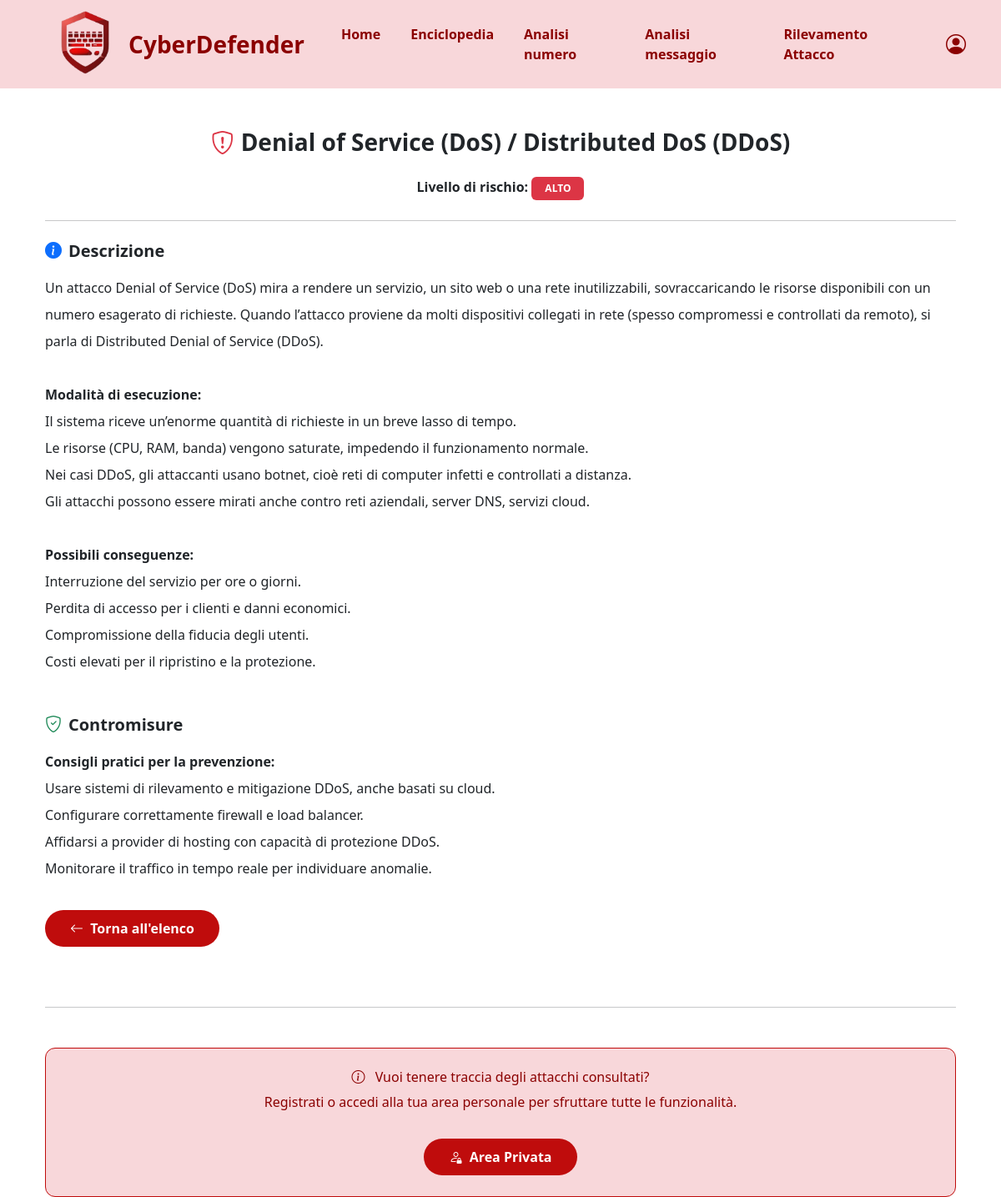
The app's page /enciclopedia_attacchi/6/ with its own data.
### enciclopedia/models.py (models this page shows)
class Attacco(models.Model):
    id = models.AutoField(primary_key=True)
    nome_attacco = models.CharField(max_length=255)
    descrizione = models.TextField()
    livello_rischio = models.CharField(
        max_length=100,
        choices=[
            ('basso', 'Basso'),
            ('medio', 'Medio'),
            ('alto', 'Alto')
        ],
        default='basso',
        null=False,
        blank=False
    )
    contromisure = models.TextField()
    enciclopediaattacchi = models.ForeignKey(EnciclopediaAttacchi, on_delete=models.CASCADE)

### enciclopedia/views.py (the view)
# urls.py: path('enciclopedia_attacchi/<int:attacco_id>/', enciclopedia_attacchi, name='enciclopedia_attacchi'),
def enciclopedia_attacchi(request, attacco_id):
    attacco = get_object_or_404(Attacco, id=attacco_id)
    def formatta_testo(testo):
        testo = testo.replace('\\n', '\n').replace('\\', '')
        from django.utils.html import escape, mark_safe
        testo = escape(testo)
        titoli = [
            "Modalità di esecuzione:",
            "Possibili conseguenze:",
            "Consigli pratici per la prevenzione:"
        ]
        for titolo in titoli:
            testo = testo.replace(titolo, f"<strong>{titolo}</strong>")
        return mark_safe(testo)
    attacco.descrizione = formatta_testo(attacco.descrizione)
    attacco.contromisure = formatta_testo(attacco.contromisure)
    utente_id = request.session.get('utente_id')
    if utente_id:
        try:
            utente = Utente.objects.get(id=utente_id)
            ConsultazioneAttacco.objects.create(
                attacco=attacco,
                utente=utente,
                ora_consultazione=timezone.now().time()
            )
            print("Consultazione salvata per utente:", utente.email)
        except Utente.DoesNotExist:
            print("Utente non trovato in sessione")
        except Exception as e:
            print("Errore salvataggio consultazione:", e)
    else:
        print("Nessun utente loggato in sessione")
    return render(request, 'enciclopedia_attacchi.html', {'attacco': attacco})

### templates/enciclopedia_attacchi.html (shortened to what this page needs)
{% extends "base.html" %}
{% load static %}
{% block content %}
<div class="container mt-5">
    <h1 class="mb-4 text-center fw-bold fs-3">
        <i class="bi bi-shield-exclamation text-danger me-2"></i>{{ attacco.nome_attacco }}
    </h1>
    <p class="text-center fs-6">
        <strong>Livello di rischio:</strong>
        {% if attacco.livello_rischio == "alto" %}
            <span class="badge bg-danger text-uppercase px-3 py-2 fs-7">{{ attacco.livello_rischio }}</span>
        {% elif attacco.livello_rischio == "medio" %}
            <span class="badge bg-warning text-dark text-uppercase px-3 py-2 fs-7">{{ attacco.livello_rischio }}</span>
        {% else %}
            <span class="badge bg-success text-uppercase px-3 py-2 fs-7">{{ attacco.livello_rischio }}</span>
        {% endif %}
    </p>
    <hr class="my-4">
    <section>
        <h3 class="mb-3 fs-5 fw-semibold">
            <i class="bi bi-info-circle-fill text-primary me-2"></i>Descrizione
        </h3>
        <p class="fs-6 lh-lg mb-4">{{ attacco.descrizione|linebreaksbr }}</p>
    </section>
    <section class="mt-5 mb-3">
        <h3 class="mb-3 fs-5 fw-semibold">
            <i class="bi bi-shield-check text-success me-2"></i>Contromisure
        </h3>
        <p class="fs-6 lh-lg mb-4">{{ attacco.contromisure|linebreaksbr }}</p>
    </section>
    <a href="{% url 'enciclopedia_indice' %}" class="btn btn-custom fs-6 mb-4">
        <i class="bi bi-arrow-left me-1"></i> Torna all'elenco
    </a>
    <hr class="my-5">
    <div class="alert mb-0 text-center fs-6" style="background-color: #f8d7da; color: #8b0000; border: 1px solid #bf0c0c; border-radius: 12px; padding: 25px;">
        <h5 class="mb-2 fs-6">
            <i class="bi bi-info-circle me-2"></i> Vuoi tenere traccia degli attacchi consultati?
        </h5>
        <p class="mb-3">Registrati o accedi alla tua area personale per sfruttare tutte le funzionalità.</p>
        <a href="/login" class="btn btn-custom fs-6 mt-3 d-inline-block mx-auto">
            <i class="bi bi-person-lock me-1"></i> Area Privata
        </a>
    </div>
</div>
{% endblock %}

### website/static/css/styles.css (style rules this page uses)
.btn-custom { background-color: #bf0c0c; color: white; border-radius: 30px; padding: 10px 30px; transition: background-color 0.3s ease; font-size: 18px; text-decoration: none; border: none; cursor: pointer; font-weight: 600; margin-top: 10px; }

### records on screen
Attacco: nome_attacco "Denial of Service (DoS) / Distributed DoS (DDoS)", livello_rischio "ALTO", descrizione "Un attacco Denial of Service (DoS) mira a rendere un servizio, un sito web o una rete inutilizzabili, sovraccaricando le risorse disponibili con un numero esagerato di richieste. Quando l’attacco proviene da molti dispositivi collegati in rete (spesso compromessi e controllati da remoto), si parla di Distributed Denial of Service (DDoS). Modalità di esecuzione: Il sistema riceve un’enorme quantità di richieste in un breve lasso di tempo. Le risorse (CPU, RAM, banda) vengono saturate, impedendo il funzionamento normale. Nei casi DDoS, gli attaccanti usano botnet, cioè reti di computer infetti e controllati a distanza. Gli attacchi possono essere mirati anche contro reti aziendali, server…", contromisure "Consigli pratici per la prevenzione: Usare sistemi di rilevamento e mitigazione DDoS, anche basati su cloud. Configurare correttamente firewall e load balancer. Affidarsi a provider di hosting con capacità di protezione DDoS. Monitorare il traffico in tempo reale per individuare anomalie."
